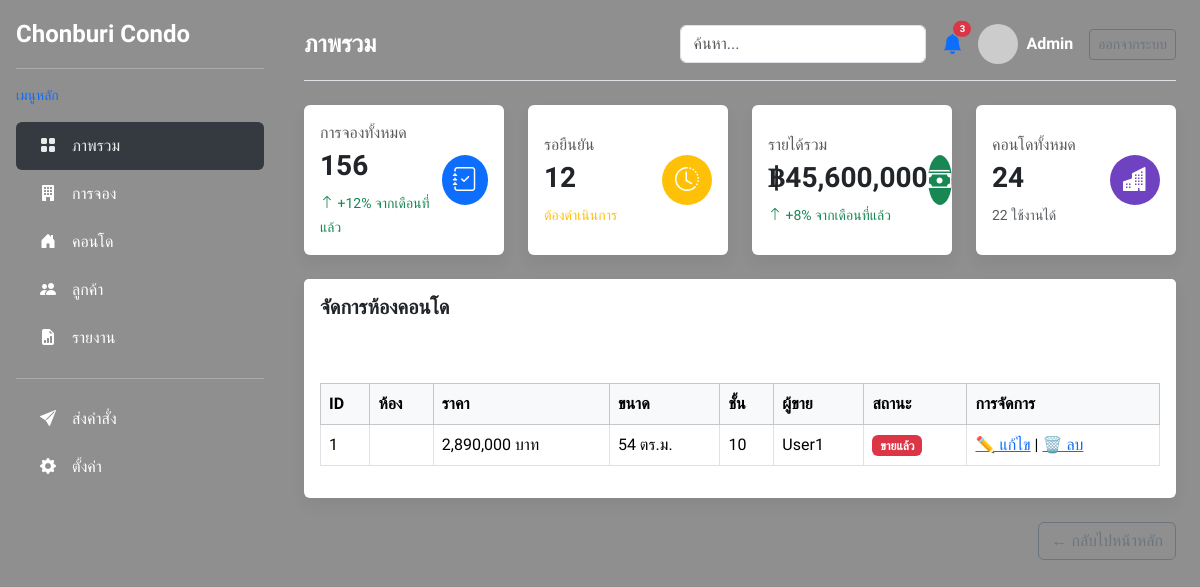
Before: /manage_room.php (signed in) with the older database file.
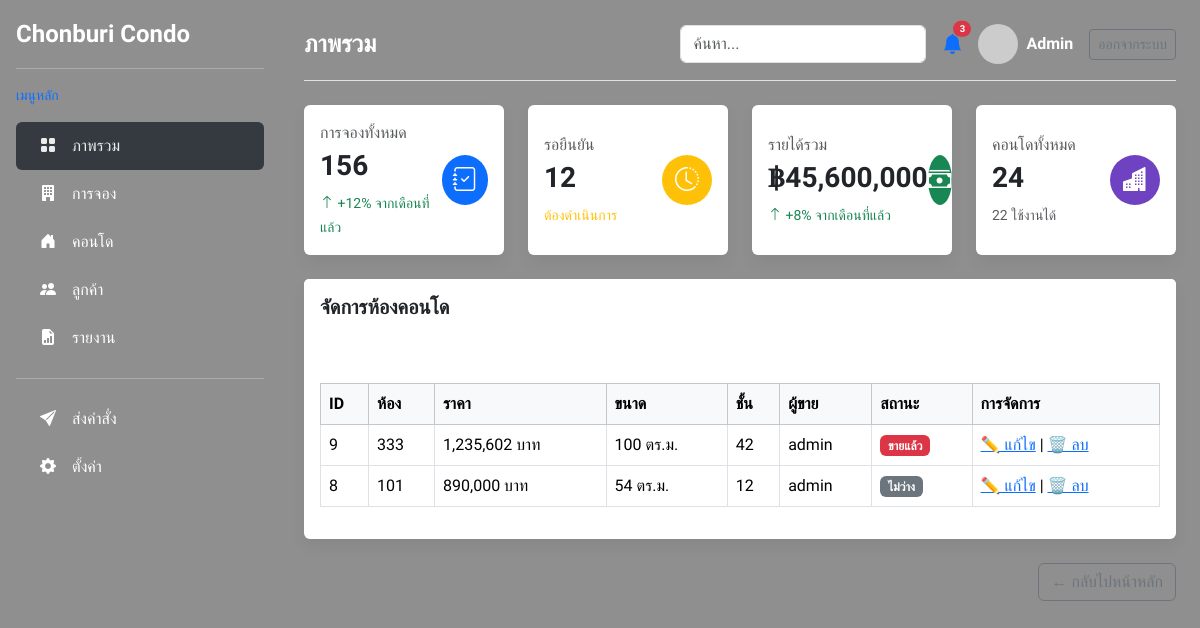
After: the same page with the newer database file.
### tables this page shows
CREATE TABLE `room_db` (
  `Room_id` int(5) NOT NULL,
  `Room_number` varchar(5) NOT NULL,
  `Room_owner` int(5) NOT NULL,
  `Room_price` int(10) NOT NULL,
  `Status` enum('Sold','Empty','reserve') NOT NULL,
  `Description` varchar(400) NOT NULL,
  `Room_floor` int(3) NOT NULL,
  `Room_size` int(10) NOT NULL,
  `Seller_id` int(5) NOT NULL,
  `Picture` varchar(100) NOT NULL
);

CREATE TABLE `users` (
  `User_id` int(5) NOT NULL,
  `Username` varchar(20) NOT NULL,
  `Password` varchar(20) NOT NULL,
  `phone` varchar(10) NOT NULL,
  `Role` enum('Admin','User') NOT NULL DEFAULT 'User',
  `email` varchar(20) NOT NULL
);

### manage_room.php (the view, shortened to what this page needs)
<?php
include 'ConnectDB.php';
$result = $conn->query("SELECT r.*, usr.Username AS seller_name
                        FROM room_db r
                        LEFT JOIN users usr ON r.Seller_id = usr.User_id
                        ORDER BY r.Room_id DESC");
?>
<!DOCTYPE html>
<html lang="th">
<head>
    <link href="https://cdn.jsdelivr.net/npm/bootstrap@5.3.3/dist/css/bootstrap.min.css" rel="stylesheet">
    <link rel="stylesheet" href="https://cdn.jsdelivr.net/npm/bootstrap-icons@1.11.3/font/bootstrap-icons.min.css">
</head>
<body>
    <div class="d-flex">
        <nav class="sidebar flex-shrink-0 p-3 text-white offcanvas-lg offcanvas-start" id="sidebarMenu">
            <a href="index.php" class="d-flex align-items-center mb-3 mb-md-0 me-md-auto text-white text-decoration-none">
                <span class="fs-4 fw-bold">Chonburi Condo</span>
            </a>
            <hr>
            <p class="text-primary small">เมนูหลัก</p>
            <ul class="nav nav-pills flex-column mb-auto">
                <li class="nav-item">
                    <a href="#" class="nav-link active" aria-current="page">
                        <i class="bi bi-grid-fill"></i> ภาพรวม
                    </a>
                </li>
                <li>
                    <a href="#" class="nav-link text-white">
                        <i class="bi bi-building-fill"></i> การจอง
                    </a>
                </li>
                <li>
                    <a href="#" class="nav-link text-white">
                        <i class="bi bi-house-door-fill"></i> คอนโด
                    </a>
                </li>
                <li>
                    <a href="#" class="nav-link text-white">
                        <i class="bi bi-people-fill"></i> ลูกค้า
                    </a>
                </li>
                <li>
                    <a href="#" class="nav-link text-white">
                        <i class="bi bi-file-earmark-bar-graph-fill"></i> รายงาน
                    </a>
                </li>
            </ul>
            <hr>
            <ul class="nav nav-pills flex-column">
                <li>
                    <a href="#" class="nav-link text-white">
                        <i class="bi bi-send-fill"></i> ส่งคำสั่ง
                    </a>
                </li>
                <li>
                    <a href="#" class="nav-link text-white">
                        <i class="bi bi-gear-fill"></i> ตั้งค่า
                    </a>
                </li>
            </ul>
        </nav>
        <div class="main-content p-3 p-md-4">
            <header class="d-flex justify-content-between align-items-center pb-3 mb-4 border-bottom text-white">
                <div class="d-flex align-items-center">
                    <h2 class="h4 mb-0 fw-bold">ภาพรวม</h2>
                </div>
                <div class="d-flex align-items-center">
                    <form class="d-none d-md-flex me-3">
                        <input class="form-control" type="search" placeholder="ค้นหา...">
                    </form>
                    <div class="position-relative me-3">
                        <a href="#" class="text-primary"><i class="bi bi-bell-fill fs-5"></i></a>
                        <span class="position-absolute top-0 start-100 translate-middle badge rounded-pill bg-danger" style="font-size: 0.6em;">3</span>
                    </div>
                    <div class="d-flex align-items-center">
                        <img src="https://via.placeholder.com/40" class="rounded-circle" alt="Admin avatar">
                        <div class="ms-2 d-none d-md-block">
                            <span class="fw-bold">Admin</span>
                        </div>
                        <a href="logout.php" class="btn btn-outline-secondary btn-sm ms-3">ออกจากระบบ</a>
                    </div>
                </div>
            </header>
            <div class="row g-4 mb-4">
                <div class="col-md-6 col-xl-3">
                    <div class="card stat-card h-100">
                        <div class="card-body d-flex align-items-center">
                            <div class="flex-grow-1">
                                <p class="text-muted mb-1">การจองทั้งหมด</p>
                                <h3 class="fw-bold mb-2">156</h3>
                                <small class="text-success"><i class="bi bi-arrow-up"></i> +12% จากเดือนที่แล้ว</small>
                            </div>
                            <div class="icon-circle bg-primary"><i class="bi bi-journal-check"></i></div>
                        </div>
                    </div>
                </div>
                <div class="col-md-6 col-xl-3">
                    <div class="card stat-card h-100">
                        <div class="card-body d-flex align-items-center">
                            <div class="flex-grow-1">
                                <p class="text-muted mb-1">รอยืนยัน</p>
                                <h3 class="fw-bold mb-2">12</h3>
                                <small class="text-warning">ต้องดำเนินการ</small>
                            </div>
                            <div class="icon-circle bg-warning"><i class="bi bi-clock-history"></i></div>
                        </div>
                    </div>
                </div>
                <div class="col-md-6 col-xl-3">
                    <div class="card stat-card h-100">
                        <div class="card-body d-flex align-items-center">
                            <div class="flex-grow-1">
                                <p class="text-muted mb-1">รายได้รวม</p>
                                <h3 class="fw-bold mb-2">฿45,600,000</h3>
                                <small class="text-success"><i class="bi bi-arrow-up"></i> +8% จากเดือนที่แล้ว</small>
                            </div>
                            <div class="icon-circle bg-success"><i class="bi bi-cash-stack"></i></div>
                        </div>
                    </div>
                </div>
                <div class="col-md-6 col-xl-3">
                    <div class="card stat-card h-100">
                        <div class="card-body d-flex align-items-center">
                            <div class="flex-grow-1">
                                <p class="text-muted mb-1">คอนโดทั้งหมด</p>
                                <h3 class="fw-bold mb-2">24</h3>
                                <small class="text-muted">22 ใช้งานได้</small>
                            </div>
                            <div class="icon-circle" style="background-color: #6f42c1;"><i class="bi bi-buildings-fill"></i></div>
                        </div>
                    </div>
                </div>
            </div>
            <div class="card mb-4">
                <div class="card-header bg-white border-0 py-3">
                    <h5 class="card-title mb-0 fw-bold">จัดการห้องคอนโด</h5>
                </div>
                <div class="card-body table-responsive">
                    <table class="table table-bordered align-middle">
                        <thead class="table-light">
                            <tr>
                                <th>ID</th>
                                <th>ห้อง</th>
                                <th>ราคา</th>
                                <th>ขนาด</th>
                                <th>ชั้น</th>
                                <th>ผู้ขาย</th>
                                <th>สถานะ</th>
                                <th>การจัดการ</th>
                            </tr>
                        </thead>
                        <tbody>
                            <?php while ($row = $result->fetch_assoc()): ?>
                                <tr>
                                    <td><?= $row['Room_id']; ?></td>
                                    <td><?= htmlspecialchars($row['Room_number']); ?></td>
                                    <td><?= number_format($row['Room_price']); ?> บาท</td>
                                    <td><?= htmlspecialchars($row['Room_size']); ?> ตร.ม.</td>
                                    <td><?= htmlspecialchars($row['Room_floor']); ?></td>
                                    <td><?= $row['seller_name'] ?: 'ระบบ'; ?></td>
                                    <td>
                                        <?php
                                        if ($row['Status'] == 'Empty') {
                                            echo '<span class="badge bg-success">ว่าง</span>';
                                        } elseif ($row['Status'] == 'Sold') {
                                            echo '<span class="badge bg-danger">ขายแล้ว</span>';
                                        } else {
                                            echo '<span class="badge bg-secondary">ไม่ว่าง</span>';
                                        }
                                        ?>
                                    </td>
                                    <td>
                                        <a href="edit_room.php?Room_id=<?= $row['Room_id']; ?>">✏️ แก้ไข</a> |
                                        <a href="delete_room.php?Room_id=<?= $row['Room_id']; ?>" onclick="return confirm('ยืนยันลบห้องนี้?');">🗑️ ลบ</a>
                                    </td>
                                </tr>
                            <?php endwhile; ?>
                        </tbody>
                    </table>
                </div>
            </div>
            <div class="text-end mb-4">
                <a href="index.php" class="btn btn-outline-secondary">← กลับไปหน้าหลัก</a>
            </div>
        </div>
    </div>
</body>
</html>

### manage_room.php (style rules this page uses)
body { font-family: 'Sarabun', sans-serif; background-color: #8f8f8fff; }
.sidebar { width: 280px; min-height: 100vh; background-color: #212529; }
.sidebar .nav-link { color: #909090ff; font-size: 1rem; padding: 0.75rem 1.5rem; }
.sidebar .nav-link.active, .sidebar .nav-link:hover { background-color: #343a40; color: #ecececff; }
.sidebar .nav-link .bi { margin-right: 0.75rem; }
.main-content { flex: 1; }
.stat-card .icon-circle { width: 50px; height: 50px; border-radius: 50%; display: flex; align-items: center; justify-content: center; font-size: 1.5rem; color: #fff; }
.card { border: none; box-shadow: 0 0.5rem 1rem rgba(0, 0, 0, .05); }
.table-responsive { margin-top: 2rem; }
.table th, .table td { vertical-align: middle; }

Changed rows visible on the page:
removed room_db: Room_id "1", Room_price "2,890,000", Room_size "54", Room_floor "10", users.Username "User1", Status "ขายแล้ว"
added room_db: Room_id "9", Room_number "333", Room_price "1,235,602", Room_size "100", Room_floor "42", users.Username "admin", Status "ขายแล้ว"
added room_db: Room_id "8", Room_number "101", Room_price "890,000", Room_size "54", Room_floor "12", users.Username "admin", Status "ไม่ว่าง"
